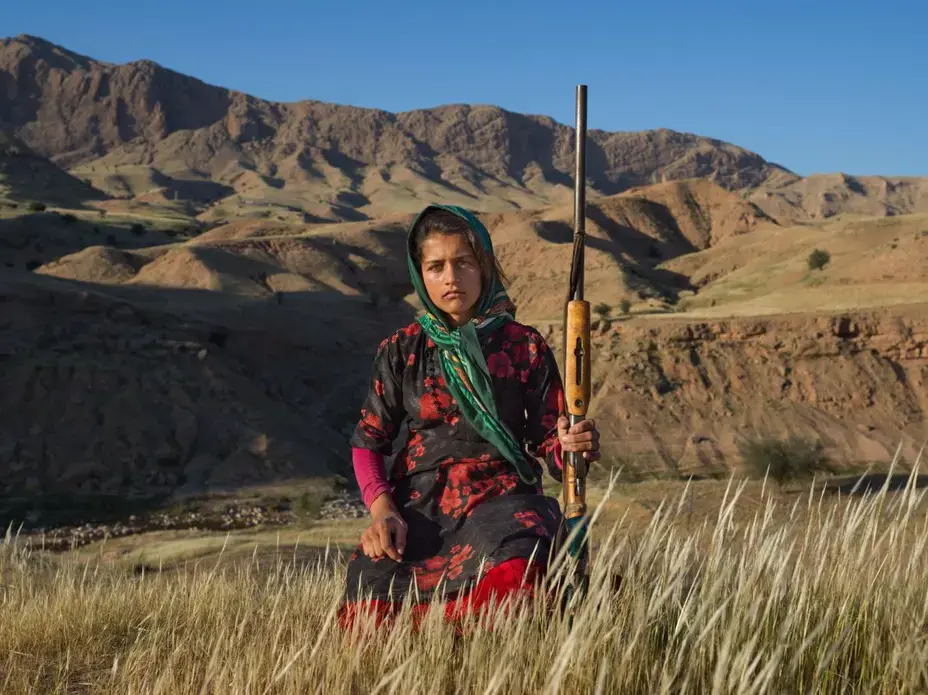
#> input picture Duc/Pic/girl.jpg, 928 x 695 px, found by its file name
$ jupyter execute 09-linear-brightness-and-contrast-adjustment.ipynb
#> lines starting #> are read from the running program, lines starting #| are printed output that depends on the picture
### Brightness and Contrast

$$g(x) = \alpha f(x) + \beta$$
$$\alpha > 0$$

####  convertScaleAbs()

[cell 1]
import cv2
import numpy as np
import matplotlib.pyplot as plt

image = cv2.imread("images/girl.jpg")
#> image is the input picture: shape (695, 928, 3); mean B, G, R 86.1, 93.6, 97.9

new_image = np.zeros(image.shape, image.dtype)

alpha = 0.5
beta = 0

new_image = cv2.convertScaleAbs(image, alpha = alpha, beta = beta)
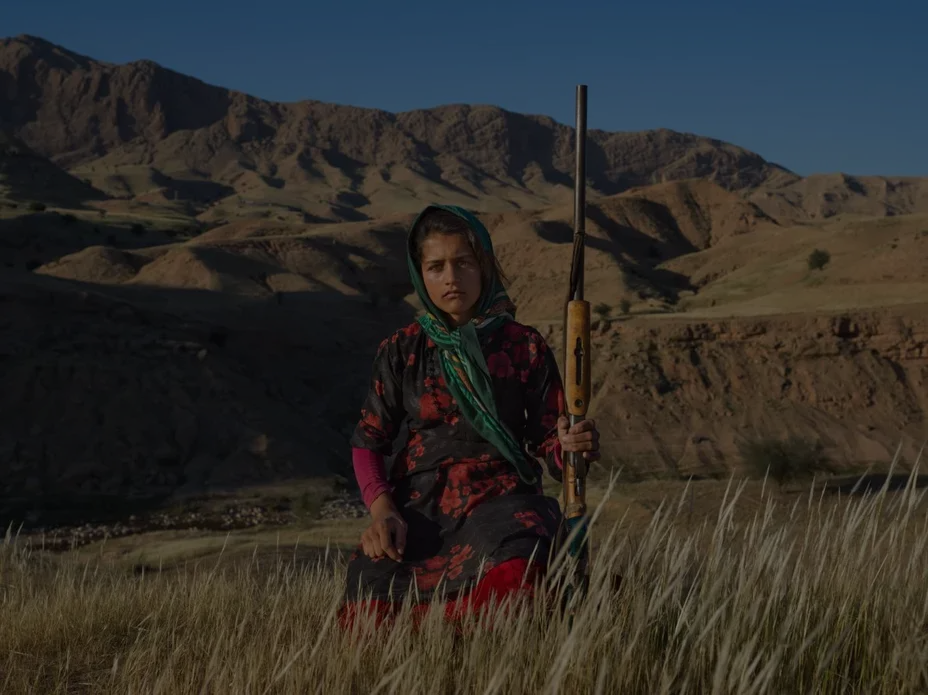
#> new_image: shape (695, 928, 3); mean B, G, R 43.1, 46.8, 49

plt.figure(figsize=[15,5])
plt.subplot(121);plt.imshow(image[...,::-1]);plt.title("Original");
plt.subplot(122);plt.imshow(new_image[...,::-1]);plt.title("Output");
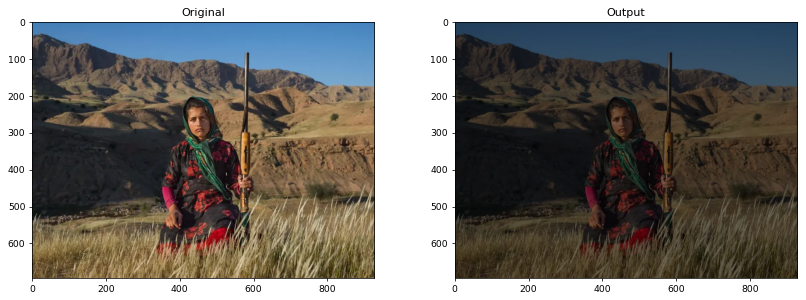
#> figure drawn by matplotlib, 2 panels

#### In each Pixel

g(i,j) = \alpha \cdot f(i,j) + \beta

[cell 2]
import cv2
import numpy as np
import matplotlib.pyplot as plt

image = cv2.imread("images/girl.jpg")

new_image2 = np.zeros(image.shape, image.dtype)

alpha = 1.5
beta = 0

for y in range(image.shape[0]):
    for x in range(image.shape[1]):
        for c in range(image.shape[2]):
            new_image2[y,x,c] = np.clip(alpha*image[y,x,c] + beta, 0, 255)
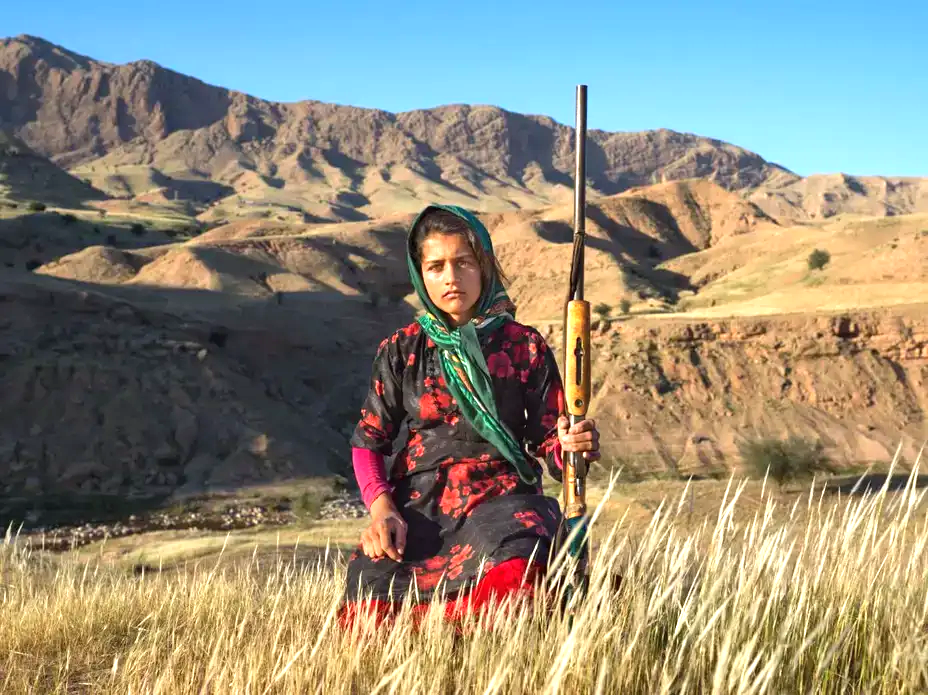
#> new_image2: shape (695, 928, 3); mean B, G, R 122.5, 139.9, 144.9


plt.figure(figsize=[15,5])
plt.subplot(121);plt.imshow(image[...,::-1]);plt.title("Original");
plt.subplot(122);plt.imshow(new_image2[...,::-1]);plt.title("Output");
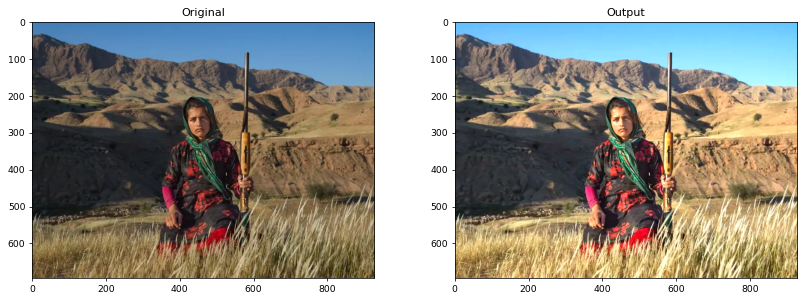
#> figure drawn by matplotlib, 2 panels

# Histogram analysis

[cell 3]
gray_image =  cv2.cvtColor(image, cv2.COLOR_BGR2GRAY)
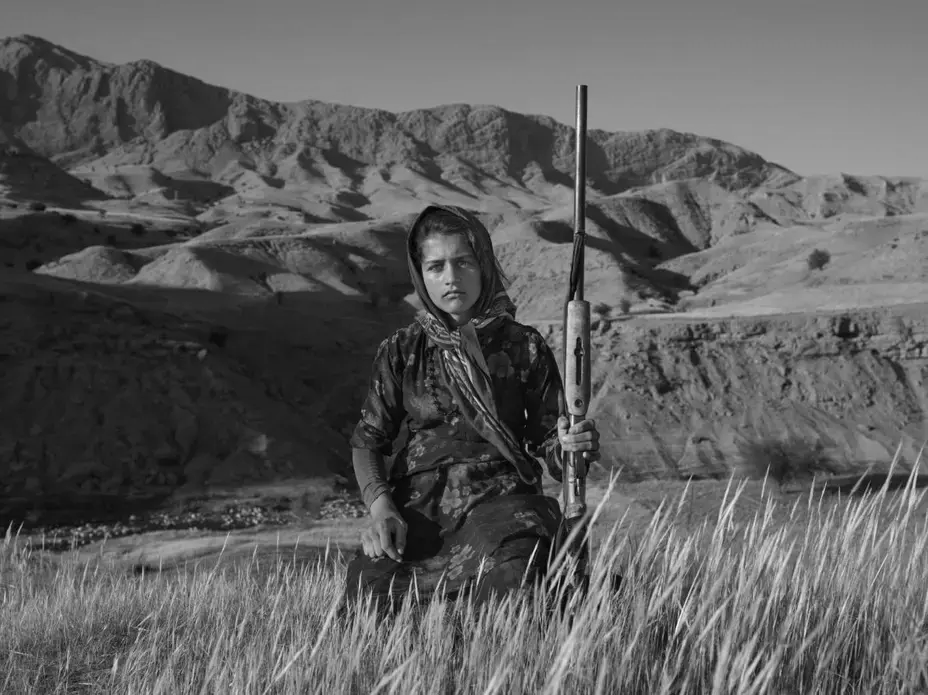
#> gray_image: shape (695, 928); min 0, max 250, mean 94.1
gray_new_image = cv2.cvtColor(new_image, cv2.COLOR_BGR2GRAY)
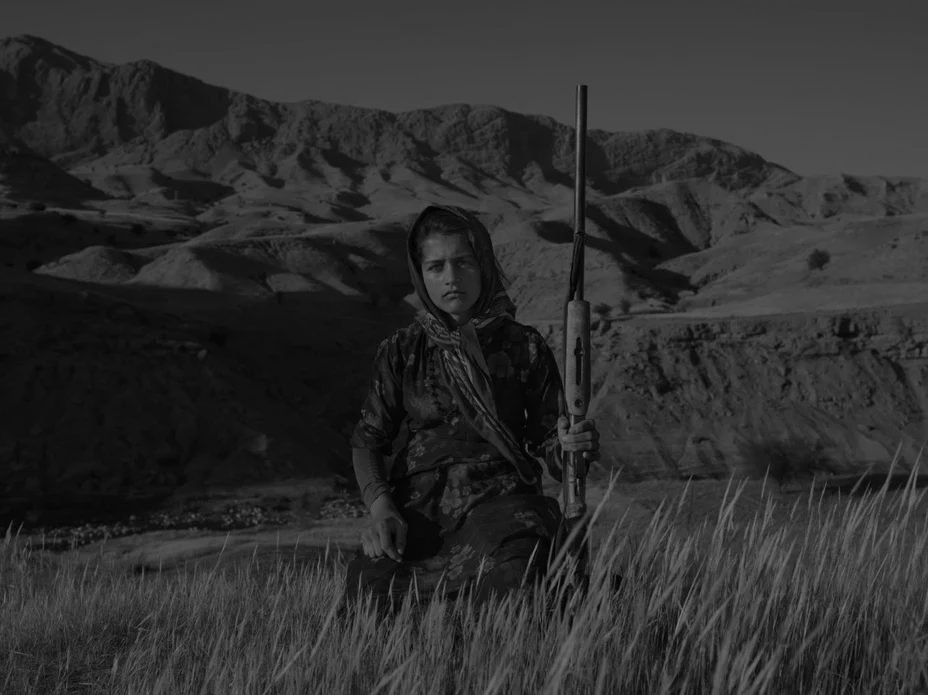
#> gray_new_image: shape (695, 928); min 0, max 125, mean 47
gray_new_image2 = cv2.cvtColor(new_image2, cv2.COLOR_BGR2GRAY)
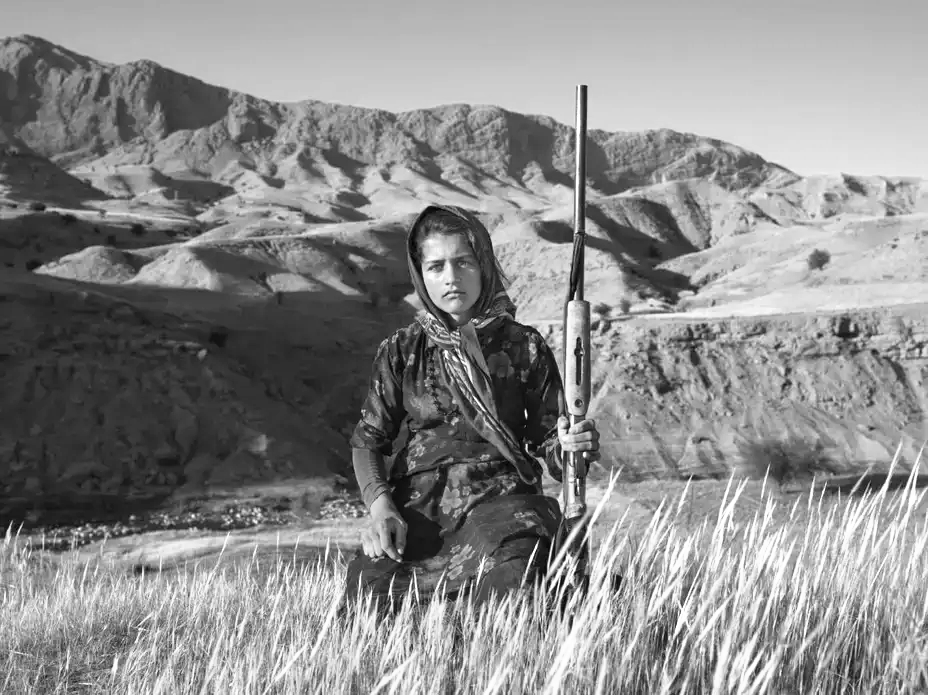
#> gray_new_image2: shape (695, 928); min 0, max 255, mean 139.4

[cell 4]
plt.figure(figsize=[15,5])
plt.subplot(131);plt.hist(gray_image.ravel(),256,[0,256]);plt.title("Original");
plt.subplot(132);plt.hist(gray_new_image.ravel(),256,[0,256]);plt.title("new_image");
plt.subplot(133);plt.hist(gray_new_image2.ravel(),256,[0,256]);plt.title("new_image2");
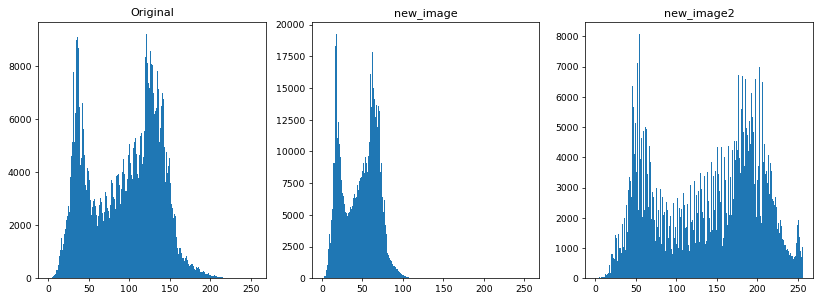
#> figure drawn by matplotlib, 3 panels; panel 1: tallest bar 9210 high, from x = 121 to 122; panel 2: tallest bar 19272 high, from x = 18 to 19; panel 3: tallest bar 8078 high, from x = 54 to 55
